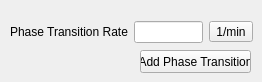
      <widget class="QWidget" name="tab_2">
       <attribute name="title">
        <string>Phase as Transitions</string>
       </attribute>
       <widget class="QWidget" name="layoutWidget_12">
        <property name="geometry">
         <rect>
          <x>10</x>
          <y>20</y>
          <width>243</width>
          <height>24</height>
         </rect>
        </property>
        <layout class="QHBoxLayout" name="horizontalLayout_24">
         <item>
          <layout class="QHBoxLayout" name="horizontalLayout_25">
           <item>
            <widget class="QLabel" name="label_14">
             <property name="styleSheet">
              <string notr="true">font: 8pt &quot;MS Shell Dlg 2&quot;;</string>
             </property>
             <property name="text">
              <string>Phase Transition Rate</string>
             </property>
            </widget>
           </item>
           <item>
            <widget class="QLineEdit" name="lineEdit_14"/>
           </item>
          </layout>
         </item>
         <item>
          <widget class="QToolButton" name="toolButton_11">
           <property name="text">
            <string>1/min</string>
           </property>
          </widget>
         </item>
        </layout>
       </widget>
       <widget class="QPushButton" name="pushButton_5">
        <property name="geometry">
         <rect>
          <x>140</x>
          <y>50</y>
          <width>111</width>
          <height>23</height>
         </rect>
        </property>
        <property name="text">
         <string>Add Phase Transition</string>
        </property>
       </widget>
      </widget>
